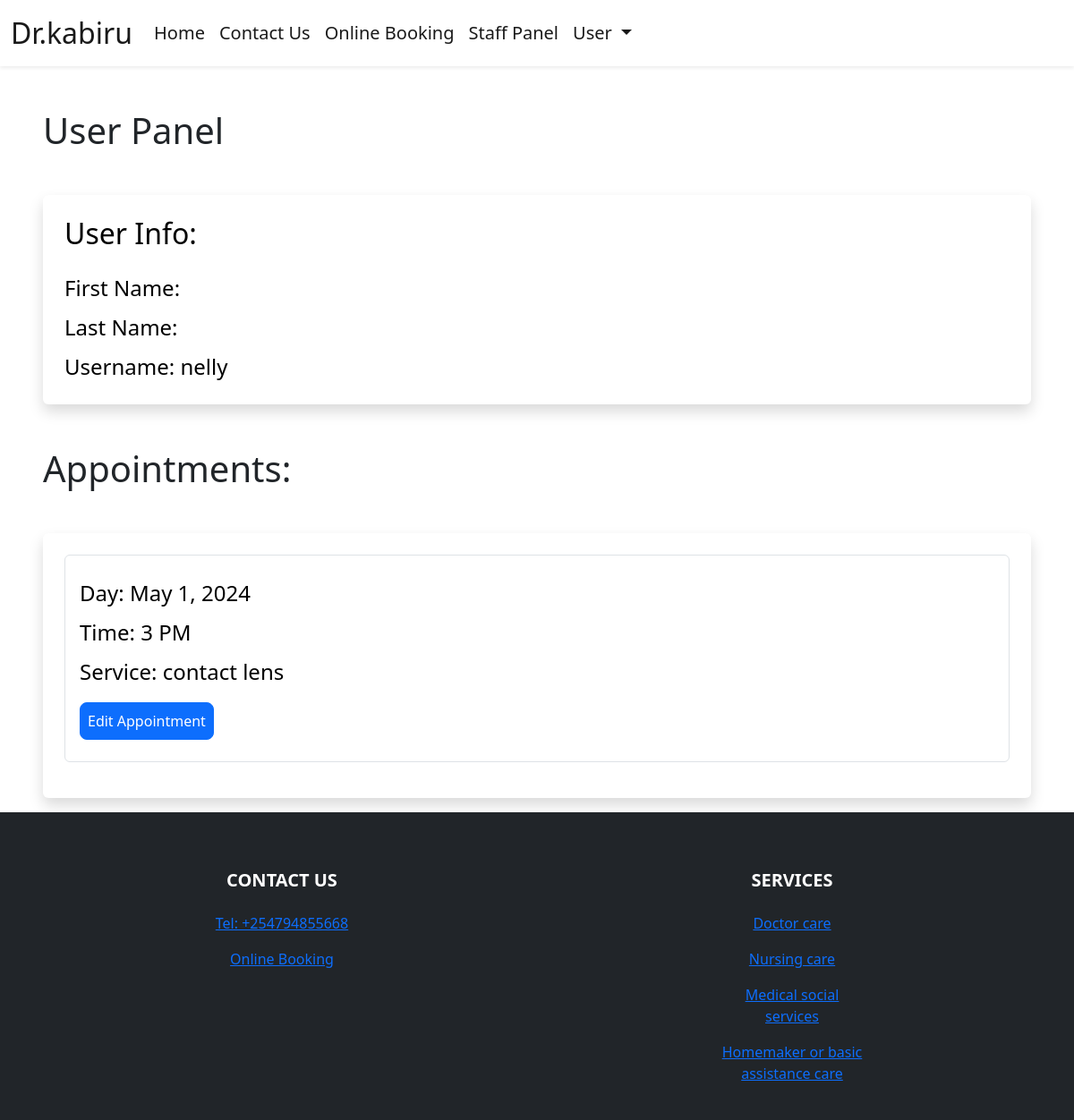
Screenshot of /user-panel (signed in) with the database file from the repository.
### booking/models.py (models this page shows, shortened)
class Appointment(models.Model):
    user = models.ForeignKey(User, on_delete=models.CASCADE, null=True, blank=True)
    service = models.CharField(max_length=50, choices=SERVICE_CHOICES, default="Doctor care")
    day = models.DateField(default=datetime.now)
    time = models.CharField(max_length=10, choices=TIME_CHOICES, default="3 PM")
    time_ordered = models.DateTimeField(default=datetime.now, blank=True)

### booking/views.py (the view)
# urls.py: path('user-panel', views.userPanel, name='userPanel'),
def userPanel(request):
    user = request.user
    appointments = Appointment.objects.filter(user=user).order_by('day', 'time')
    return render(request, 'userPanel.html', {
        'user':user,
        'appointments':appointments,
    })

### booking/templates/userPanel.html (shortened to what this page needs)
{% extends 'layout.html' %}
{% load static %}
{% block body %}
{% if user.is_authenticated %}
<h1 class=" ms-5 mt-5 ">User Panel</h1>
<div class="shadow p-4 mb-5 bg-body bg-body rounded text-black  m-5 ">
    <h2 class="">User Info:</h2>
    <ul class="list-group fs-4 mt-3">
            <li class="list-group mt-2">First Name: {{ user.first_name }}</li>
            <li class="list-group mt-2">Last Name: {{ user.last_name }}</li>
            <li class="list-group mt-2">Username: {{ user.username }}</li>
    </ul>
</div>
{% if appointments.count > 0 %}
<div class="mt-5 ">
    <h1 class=" ms-5">Appointments:</h1>
    <div class="shadow p-4 mb-3 bg-body bg-body rounded text-black  m-5">
        {% for appointment in appointments %}
        <div class="list-group fs-4 border p-3 mb-3">
            <p class="list-group mt-2">Day: {{ appointment.day }}</p>
            <p class="list-group mt-2">Time: {{ appointment.time }}</p>
            <p class="list-group mt-2">Service: {{ appointment.service }}</p>
            <div class="mt-3 mb-2">
                <a class="btn btn-primary rounded-3 p-2" href="{% url 'userUpdate' appointment.id %}">Edit Appointment</a>
            </div>
        </div>
        {% endfor %}
    </div>
</div>
{% endif %}
{% else %}
<div class="shadow p-4 mb-5 bg-body bg-body rounded text-black  m-5">
    <h1 class="p-2  ms-3">First Sign in!</h1>
    <a href="{% url 'login' %}" class="btn btn-primary text-white">Sign in</a>
</div>
{% endif %}
{% endblock %}

### rows the page displays
Appointment: day "May 1, 2024", time "3 PM", service "contact lens"

### other values shown
{{ user.username }} "nelly"
